Frame 1 (no input): blank canvas, image omitted
Frame 60 (the mouse pressed at the canvas centre just before this capture): blank canvas, image omitted
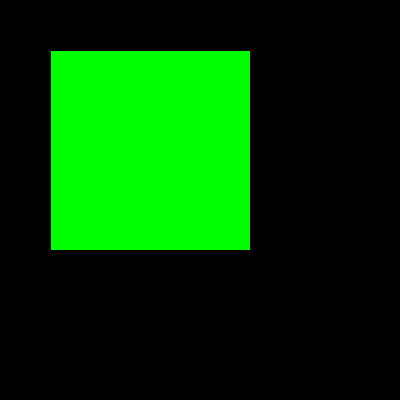
Frame 120 (the mouse held since frame 60 and released just before this capture)

The Processing sketch whose frames 1 and 60 were blank and that drew this single picture after the mouse press (run headless with seeded random() and noise(); from frame 60 on, the mouse is pressed at the canvas centre):

// Processing sketch: processing_37165
// ── processing_37165.pde

int x = 0;
void setup() {
  size(400,400);
  }

  void draw(){
    background(0);
    if(x == 1){
      fill(255, 0, 0);
    }else fill(0, 255, 0);
    rect(50, 50, mouseY, mouseX);
    
  }
  void keyPressed(){
    if(key == 'a'){
      x = 1;
      
      
    }
    if(key == 'b'){
      x = 0;
    }
  }
   
    
  
  
  
  
